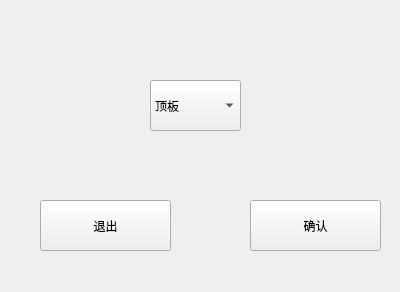
<?xml version="1.0" encoding="UTF-8"?>
<ui version="4.0">
 <class>SceneSelectionWindow</class>
 <widget class="QWidget" name="SceneSelectionWindow">
  <property name="geometry">
   <rect>
    <x>0</x>
    <y>0</y>
    <width>400</width>
    <height>292</height>
   </rect>
  </property>
  <property name="windowTitle">
   <string>选择作业场景</string>
  </property>
  <widget class="QComboBox" name="comboBox">
   <property name="geometry">
    <rect>
     <x>150</x>
     <y>80</y>
     <width>91</width>
     <height>51</height>
    </rect>
   </property>
   <property name="currentText">
    <string>顶板</string>
   </property>
   <property name="currentIndex">
    <number>0</number>
   </property>
   <property name="maxVisibleItems">
    <number>3</number>
   </property>
   <property name="maxCount">
    <number>3</number>
   </property>
   <item>
    <property name="text">
     <string>顶板</string>
    </property>
   </item>
   <item>
    <property name="text">
     <string>斜板</string>
    </property>
   </item>
   <item>
    <property name="text">
     <string>侧板</string>
    </property>
   </item>
  </widget>
  <widget class="QPushButton" name="conform_button">
   <property name="geometry">
    <rect>
     <x>250</x>
     <y>200</y>
     <width>131</width>
     <height>51</height>
    </rect>
   </property>
   <property name="text">
    <string>确认</string>
   </property>
  </widget>
  <widget class="QPushButton" name="quit_button">
   <property name="geometry">
    <rect>
     <x>40</x>
     <y>200</y>
     <width>131</width>
     <height>51</height>
    </rect>
   </property>
   <property name="text">
    <string>退出</string>
   </property>
  </widget>
 </widget>
 <resources/>
 <connections/>
</ui>
